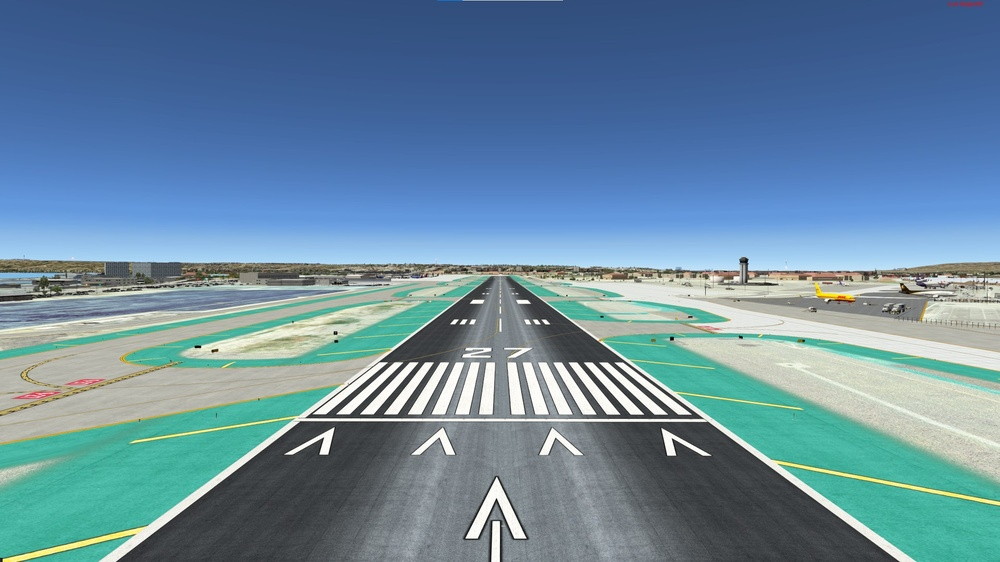
#> input picture test_images/01_KSAN_pm00.jpg, 1000 x 562 px, shrunk from 1920 x 1080 before the run; its folder holds 4 pictures in this run
$ python LineDetection.py
#> lines starting #> are read from the running program, lines starting #| are printed output that depends on the picture; after the words box and inside, x2 and y2 are one past the last pixel; in counts of white or black regions, pixels touching at a corner belong together
#Importing some useful packages
import matplotlib.pyplot as plt
import matplotlib.image as mpimg
import numpy as np
import cv2
import os
import glob
from moviepy.editor import VideoFileClip
from moviepy import *
from IPython.display import HTML
from IPython.display import Image

#%matplotlib inline

def list_images(images, cols = 2, rows = 5, cmap=None):
    """
    Display a list of images in a single figure with matplotlib.
        Parameters:
            images: List of np.arrays compatible with plt.imshow.
            cols (Default = 2): Number of columns in the figure.
            rows (Default = 5): Number of rows in the figure.
            cmap (Default = None): Used to display gray images.
    """
    plt.figure(figsize=(10, 11))
    for i, image in enumerate(images):
        plt.subplot(rows, cols, i+1)
        #Use gray scale color map if there is only one channel
        cmap = 'gray' if len(image.shape) == 2 else cmap
        plt.imshow(image, cmap = cmap)
        plt.xticks([])
        plt.yticks([])
    plt.tight_layout(pad=0, h_pad=0, w_pad=0)
    plt.show()

#Reading in the test images
test_images = [plt.imread(img) for img in glob.glob('test_images/*.jpg')]
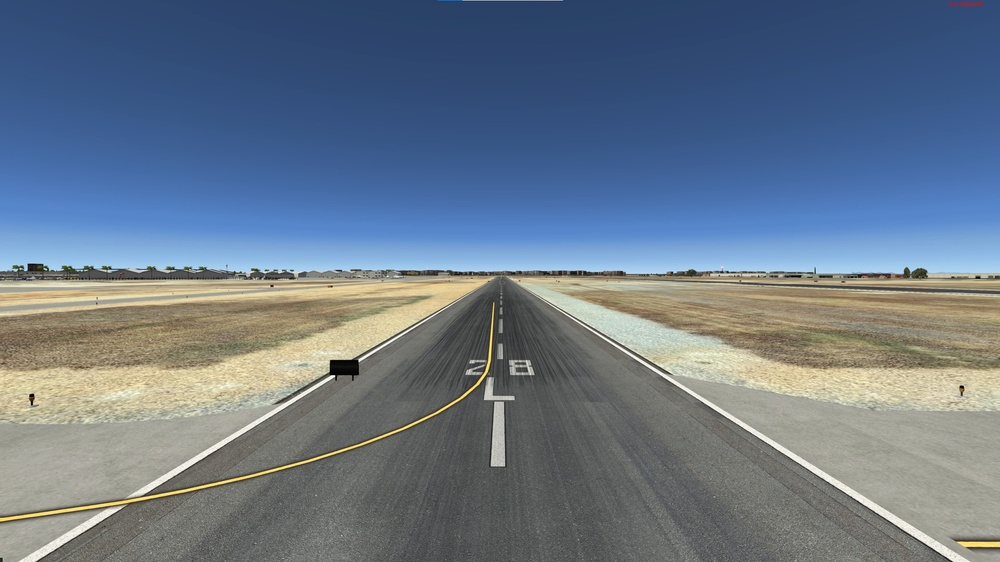
#> input picture test_images/04_KMFY_PM00.jpg, 1000 x 562 px, shrunk from 1920 x 1080 before the run
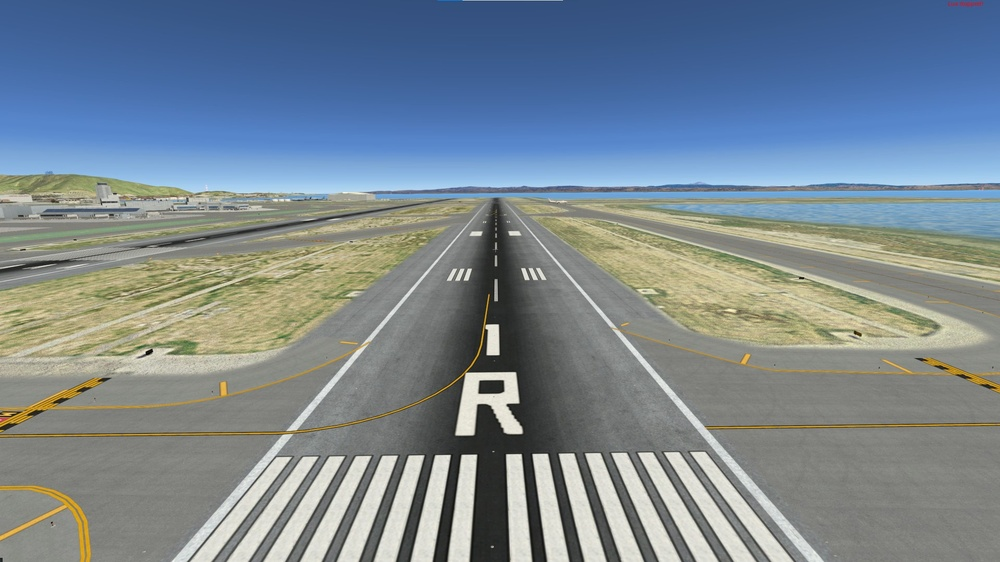
#> input picture test_images/07_KSFO_PM00.jpg, 1000 x 562 px, shrunk from 1920 x 1080 before the run
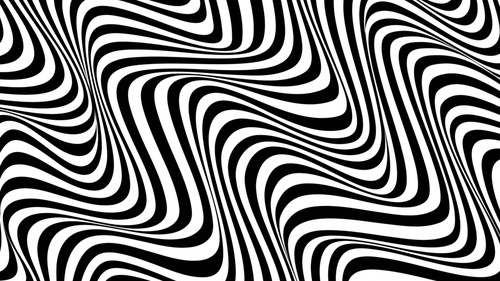
#> input picture test_images/henshu-48.jpg, 500 x 281 px, shrunk from 960 x 540 before the run
#> test_images = 4 items
#list_images(test_images)

def convert_hsl(image):
    """
    Convert RGB images to HSL.
        Parameters:
            image: An np.array compatible with plt.imshow.
    """
    return cv2.cvtColor(image, cv2.COLOR_RGB2HLS)
#> returned value: shape (562, 1000, 3); mean of channels 0, 1, 2 88.4, 134.3, 85.6

#list_images(list(map(convert_hsl, test_images)))

def HSL_color_selection(image):
    """
    Apply color selection to the HSL images to blackout everything except for white and yellow lane lines.
        Parameters:
            image: An np.array compatible with plt.imshow.
    """
    #Convert the input image to HSL

    converted_image = convert_hsl(image)
#> image is the input picture: shape (562, 1000, 3); mean R, G, B 105.3, 138.5, 159.6

    #White color mask
    lower_threshold = np.uint8([0, 150, 0])
    upper_threshold = np.uint8([255, 255, 255])
    white_mask = cv2.inRange(converted_image, lower_threshold, upper_threshold)
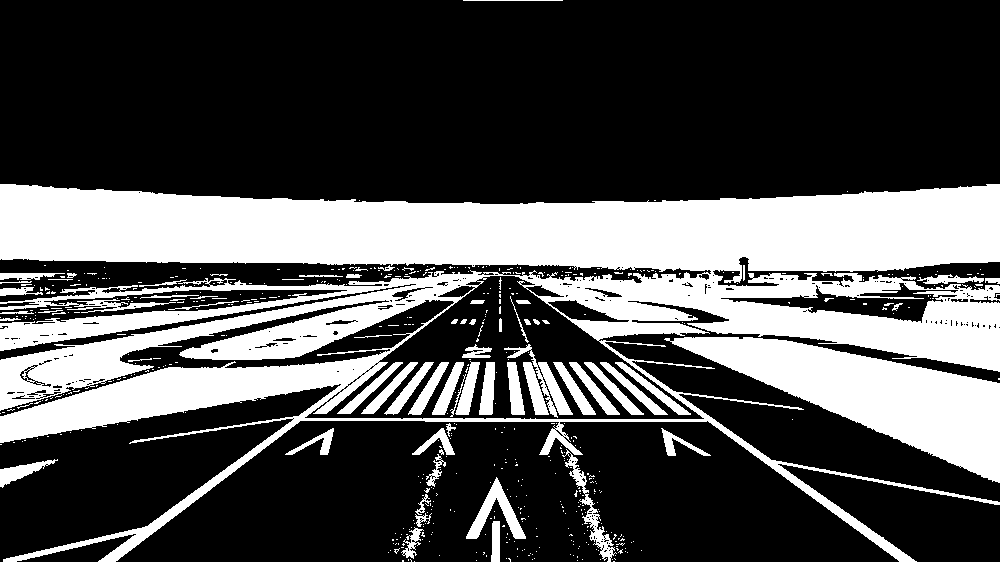
#> white_mask: shape (562, 1000); 31.3% white; 553 white regions (485 under 20 px), largest, box (x1, y1, x2, y2) and area: (0, 184, 1000, 562) 137829, (664, 337, 1000, 483) 19763, (466, 477, 526, 539) 1156

    masked_image = cv2.bitwise_and(image, image, mask = white_mask)

    return masked_image

list_images(list(map(HSL_color_selection, test_images)))
#> in convert_hsl (call 2), `return cv2.cvtColor(image, cv2.COLOR_RGB2HLS)`: returned value: shape (562, 1000, 3); mean of channels 0, 1, 2 72.8, 120.8, 70.6
#> in HSL_color_selection, image is the input picture: shape (562, 1000, 3); mean R, G, B 105.1, 119.5, 136
#> in HSL_color_selection (call 2), `white_mask = cv2.inRange(converted_image, lower_threshold, upper_thres..`: white_mask: shape (562, 1000); 25.5% white; 699 white regions (659 under 20 px), largest, box (x1, y1, x2, y2) and area: (0, 276, 495, 514) 46782, (507, 276, 1000, 562) 44570, (0, 215, 1000, 278) 41317
#> in convert_hsl (call 3), `return cv2.cvtColor(image, cv2.COLOR_RGB2HLS)`: returned value: shape (562, 1000, 3); mean of channels 0, 1, 2 65.4, 134, 56.4
#> in HSL_color_selection, image is the input picture: shape (562, 1000, 3); mean R, G, B 122, 135.3, 145
#> in HSL_color_selection (call 3), `white_mask = cv2.inRange(converted_image, lower_threshold, upper_thres..`: white_mask: shape (562, 1000); 26.2% white; 692 white regions (583 under 20 px), largest, box (x1, y1, x2, y2) and area: (0, 125, 1000, 223) 51892, (0, 239, 395, 378) 18470, (547, 216, 993, 351) 16468
#> in convert_hsl (call 4), `return cv2.cvtColor(image, cv2.COLOR_RGB2HLS)`: returned value: shape (281, 500, 3); mean of channels 0, 1, 2 0, 127, 0
#> in HSL_color_selection, image is the input picture: shape (281, 500, 3); min 0, max 255, mean 127
#> in HSL_color_selection (call 4), `white_mask = cv2.inRange(converted_image, lower_threshold, upper_thres..`: white_mask: shape (281, 500); 48.4% white; 54 white regions (19 under 20 px), largest, box (x1, y1, x2, y2) and area: (271, 25, 500, 281) 9279, (64, 0, 347, 281) 4459, (47, 0, 330, 281) 4006
#> the loop in list_images, `for i, image in enumerate(images):` made 1 pass
#> (the call stopped at in list_images, `plt.subplot(rows, cols, i+1)`: IPython is not available in this run)

color_selected_images = list(map(HSL_color_selection, test_images))
#> color_selected_images = 4 items

def gray_scale(image):
    """
    Convert images to gray scale.
        Parameters:
            image: An np.array compatible with plt.imshow.
    """
    return cv2.cvtColor(image, cv2.COLOR_RGB2GRAY)
#> returned value: shape (562, 1000)

gray_images = list(map(gray_scale, color_selected_images))
#> in gray_scale (call 3), `return cv2.cvtColor(image, cv2.COLOR_RGB2GRAY)`:
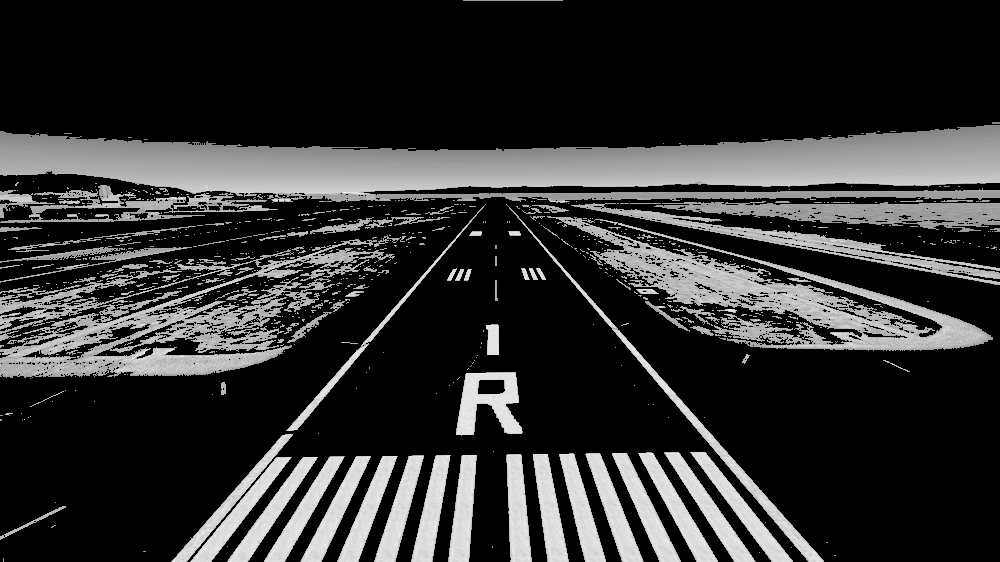
#> returned value: shape (562, 1000); min 0, max 248, mean 48.3
#> gray_images = 4 items
list_images(gray_images)
#> (the call stopped at in list_images, `plt.subplot(rows, cols, i+1)`: IPython is not available in this run)

def gaussian_smoothing(image, kernel_size = 11):
    """
    Apply Gaussian filter to the input image.
        Parameters:
            image: An np.array compatible with plt.imshow.
            kernel_size (Default = 13): The size of the Gaussian kernel will affect the performance of the detector.
            It must be an odd number (3, 5, 7, ...).
    """
#> called with kernel_size = 11
    return cv2.GaussianBlur(image, (kernel_size, kernel_size), 0)
#> returned value: shape (562, 1000)

blur_images = list(map(gaussian_smoothing, gray_images))
#> call 4 of gaussian_smoothing, with kernel_size = 11
#> in gaussian_smoothing (call 4), `return cv2.GaussianBlur(image, (kernel_size, kernel_size), 0)`:
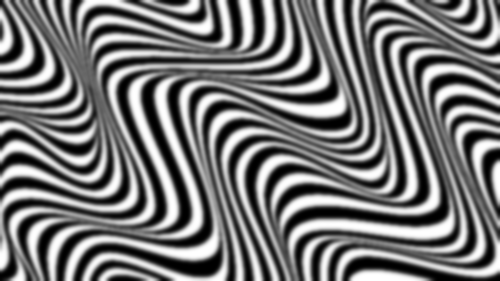
#> returned value: shape (281, 500); min 0, max 255, mean 118.7
#> blur_images = 4 items
#list_images(blur_images)

def canny_detector(image, low_threshold = 20, high_threshold = 300):
    """
    Apply Canny Edge Detection algorithm to the input image.
        Parameters:
            image: An np.array compatible with plt.imshow.
            low_threshold (Default = 50).
            high_threshold (Default = 150).
    """
#> called with low_threshold = 20, high_threshold = 300
    return cv2.Canny(image, low_threshold, high_threshold)
#> returned value: shape (562, 1000); 3.2% white in thin lines or dots, all inside (x1, y1, x2, y2) = (0, 257, 1000, 562)

edge_detected_images = list(map(canny_detector, blur_images))
#> in canny_detector (call 2), `return cv2.Canny(image, low_threshold, high_threshold)`: returned value: shape (562, 1000); 1.5% white in thin lines or dots, all inside (x1, y1, x2, y2) = (0, 263, 1000, 562)
#> in canny_detector (call 3), `return cv2.Canny(image, low_threshold, high_threshold)`: returned value: shape (562, 1000); 3.4% white in thin lines or dots, all inside (x1, y1, x2, y2) = (0, 172, 1000, 562)
#> in canny_detector (call 4), `return cv2.Canny(image, low_threshold, high_threshold)`: returned value: shape (281, 500); 15.1% white in thin lines or dots
#> edge_detected_images = 4 items
#list_images(edge_detected_images)

def region_selection(image):
    """
    Determine and cut the region of interest in the input image.
        Parameters:
            image: An np.array compatible with plt.imshow.
    """
    mask = np.zeros_like(image)
    #Defining a 3 channel or 1 channel color to fill the mask with depending on the input image
    if len(image.shape) > 2:
        channel_count = image.shape[2]
        ignore_mask_color = (255,) * channel_count
    else:
        ignore_mask_color = 255
    #We could have used fixed numbers as the vertices of the polygon,
    #but they will not be applicable to images with different dimesnions.
    rows, cols = image.shape[:2]
#> rows = 562; cols = 1000
    bottom_left  = [cols * 0, rows * 0.2]
#> bottom_left = [0, 112.4]
    middle_left  = [cols * 0, rows * 1]
#> middle_left = [0, 562]
    top_left     = [cols * 0.5, rows * 0.1]
#> top_left = [500, 56.2]
    bottom_right = [cols * 1, rows * 0.2]
#> bottom_right = [1000, 112.4]
    middle_right = [cols * 1, rows * 1]
#> middle_right = [1000, 562]
    top_right    = [cols * 0.5, rows * 0.1]
#> top_right = [500, 56.2]

    vertices = np.array([[middle_left, bottom_left, top_left, top_right, bottom_right, middle_right]], dtype=np.int32)
    cv2.fillPoly(mask, vertices, ignore_mask_color)
#> mask: shape (562, 1000); 85% white; 1 black region, box (x1, y1, x2, y2) and area: (0, 0, 1000, 112) 84028
    masked_image = cv2.bitwise_and(image, mask)
    return masked_image

masked_image = list(map(region_selection, edge_detected_images))
#> in region_selection (call 2), `mask = np.zeros_like(image)`: mask: shape (562, 1000); every value is 0
#> in region_selection (call 4), `mask = np.zeros_like(image)`: mask: shape (281, 500); every value is 0
#> in region_selection (call 4), `cv2.fillPoly(mask, vertices, ignore_mask_color)`: mask: shape (281, 500); 85% white; 1 black region, box (x1, y1, x2, y2) and area: (0, 0, 500, 56) 21014
#> in region_selection (call 4), `masked_image = cv2.bitwise_and(image, mask)`:
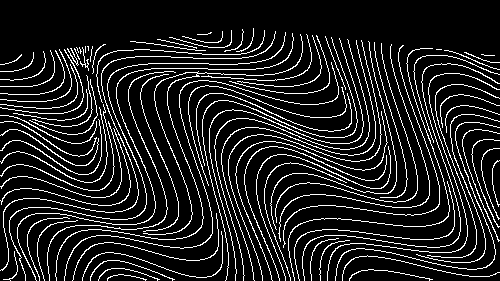
#> masked_image: shape (281, 500); 12.6% white in thin lines or dots
#> masked_image = 4 items
list_images(masked_image)
#> (the call stopped at in list_images, `plt.subplot(rows, cols, i+1)`: IPython is not available in this run)

def hough_transform(image):
    """
    Determine and cut the region of interest in the input image.
        Parameters:
            image: The output of a Canny transform.
    """
    rho = 1              #Distance resolution of the accumulator in pixels.
    theta = np.pi/360    #Angle resolution of the accumulator in radians.
    threshold = 100       #Only lines that are greater than threshold will be returned.
    minLineLength = 250   #Line segments shorter than that are rejected.
    maxLineGap = 50    #Maximum allowed gap between points on the same line to link them
    return cv2.HoughLinesP(image, rho = rho, theta = theta, threshold = threshold,
                           minLineLength = minLineLength, maxLineGap = maxLineGap)


hough_lines = list(map(hough_transform, masked_image))
#> hough_lines = 4 items

def angle_check(x1, x2, y1, y2):
    flag = False
    if (x1-x2) != 0:
        slope_abs = abs((y1-y2)/(x1-x2))
        if (0.5<slope_abs) & (slope_abs<1.5):
            flag = True
    return flag


def draw_lines(image, lines, color = [255, 0, 0], thickness = 2):
    """
    Draw lines onto the input image.
        Parameters:
            image: An np.array compatible with plt.imshow.
            lines: The lines we want to draw.
            color (Default = red): Line color.
            thickness (Default = 2): Line thickness.
    """
    image = np.copy(image)
    for line in lines:
        for x1,y1,x2,y2 in line:
            if angle_check(x1,x2,y1,y2) == True:
                cv2.line(image, (x1, y1), (x2, y2), color, thickness)
    return image

line_images = []
for image, lines in zip(test_images, hough_lines):
    line_images.append(draw_lines(image, lines))
#> this loop made 4 passes
#> after the loop, line_images = 4 items

#list_images(line_images)

def average_slope_intercept(lines):
    """
    Find the slope and intercept of the left and right lanes of each image.
        Parameters:
            lines: The output lines from Hough Transform.
    """
    left_lines    = [] #(slope, intercept)
    left_weights  = [] #(length,)
    right_lines   = [] #(slope, intercept)
    right_weights = [] #(length,)

    if lines is not None:
        for line in lines:
            for x1, y1, x2, y2 in line:
                if (x1 == x2):
                    continue
                slope = (y2 - y1) / (x2 - x1)
                intercept = y1 - (slope * x1)
                length = np.sqrt(((y2 - y1) ** 2) + ((x2 - x1) ** 2))
                if slope < 0:
                    left_lines.append((slope, intercept))
                    left_weights.append((length))
                else:
                    right_lines.append((slope, intercept))
                    right_weights.append((length))
    left_lane  = np.dot(left_weights,  left_lines) / np.sum(left_weights)  if len(left_weights) > 0 else None
    right_lane = np.dot(right_weights, right_lines) / np.sum(right_weights) if len(right_weights) > 0 else None
    return left_lane, right_lane

def pixel_points(y1, y2, line):
    """
    Converts the slope and intercept of each line into pixel points.
        Parameters:
            y1: y-value of the line's starting point.
            y2: y-value of the line's end point.
            line: The slope and intercept of the line.
    """
    if line is None:
        return None
    slope, intercept = line
    if abs(slope) < 1e-3:
        if slope < 0:
            slope = -1e-3
        else:
            slope = 1e-3

    x1 = int((y1 - intercept)/slope)
    x2 = int((y2 - intercept)/slope)
    y1 = int(y1)
    y2 = int(y2)
    return ((x1, y1), (x2, y2))

def lane_lines(image, lines):
    """
    Create full lenght lines from pixel points.
        Parameters:
            image: The input test image.
            lines: The output lines from Hough Transform.
    """
    left_lane, right_lane = average_slope_intercept(lines)
    y1 = image.shape[0]
    y2 = y1 * 0.5
    left_line  = pixel_points(y1, y2, left_lane)
    right_line = pixel_points(y1, y2, right_lane)
    return left_line, right_line


def draw_lane_lines(image, lines, color=[255, 0, 0], thickness=12):
    """
    Draw lines onto the input image.
        Parameters:
            image: The input test image.
            lines: The output lines from Hough Transform.
            color (Default = red): Line color.
            thickness (Default = 12): Line thickness.
    """
    line_image = np.zeros_like(image)
    for line in lines:
        if line is not None:
            # print(line)
            cv2.line(line_image, line[0], line[1],  color, thickness)
    return cv2.addWeighted(image, 1.0, line_image, 1.0, 0.0)


lane_images = []
for image, lines in zip(test_images, hough_lines):
    lane_images.append(draw_lane_lines(image, lane_lines(image, lines)))
#> this loop made 4 passes
#> left_line in lane_lines on passes 1 to 4: ((-562, 562), (674, 281)), ((-133, 562), (487, 281)), ((-266, 562), (414, 281)), ((-9199, 281), (-1090, 140))
#> after the loop, lane_images = 4 items

#list_images(lane_images)

def frame_processor(image):
    """
    Process the input frame to detect lane lines.
        Parameters:
            image: Single video frame.
    """
    color_select = HSL_color_selection(image)
    gray         = gray_scale(color_select)
    smooth       = gaussian_smoothing(gray)
    edges        = canny_detector(smooth)
    region       = region_selection(edges)
    hough        = hough_transform(region)
    result       = draw_lane_lines(image, lane_lines(image, hough))
    return result

def process_video(test_video, output_video):
    """
    Read input video stream and produce a video file with detected lane lines.
        Parameters:
            test_video: Input video.
            output_video: A video file with detected lane lines.
    """
    input_video = VideoFileClip(os.path.join('test_videos', test_video), audio=False)
    processed = input_video.fl_image(frame_processor)
    processed.write_videofile(os.path.join('output_videos', output_video), audio=False)


process_video('RJTT_stratus_vis1000_1200.mp4', 'RJTT_stratus_vis1000_1200_output.mp4')
#> (the call stopped at in process_video, `input_video = VideoFileClip(os.path.join('test_videos', test_video), a..`: moviepy is not available in this run)
#> (the run stopped early here; a loop or call above may not have finished)
